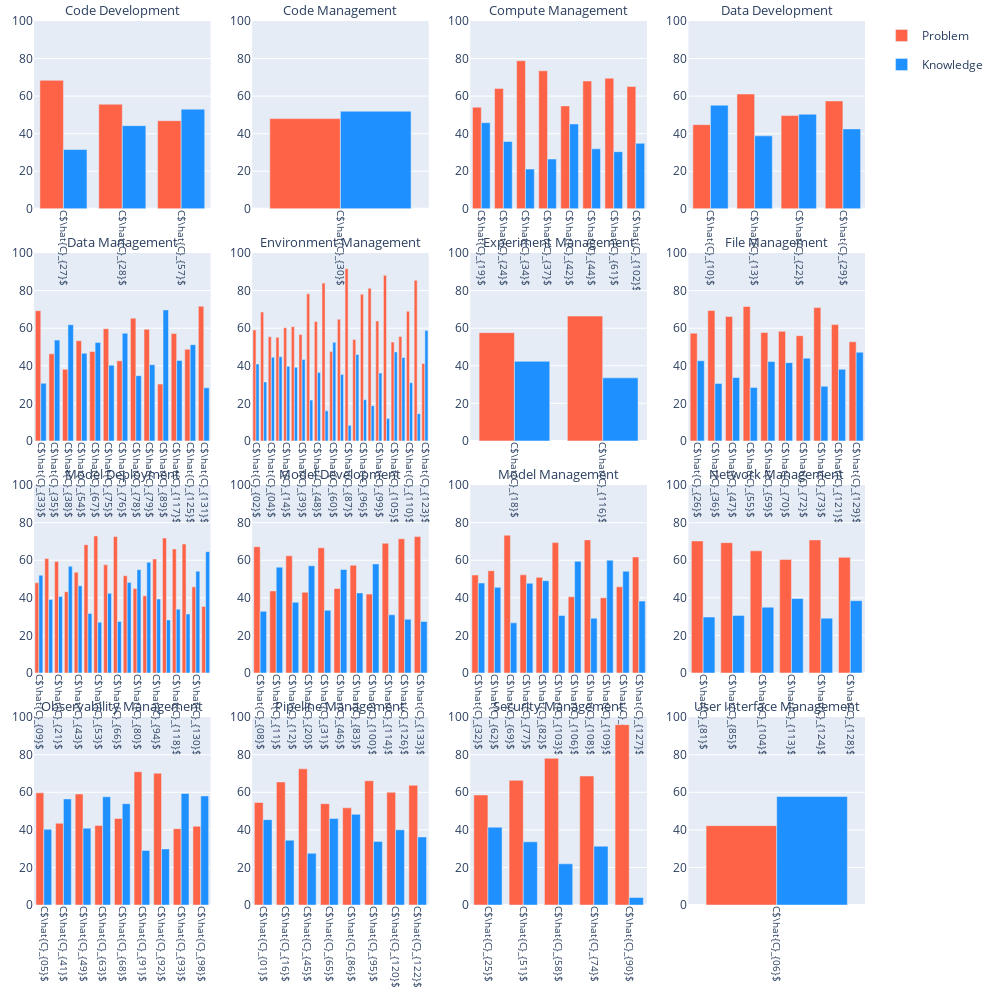

Notebook cell for this chart:
### Code cell
df = pd.read_json(os.path.join(path_rq12, 'macro-topics.json'))

color_map = {
    'Problem': 'tomato',
    'Knowledge': 'dodgerblue',
}
rows = cols = math.ceil(math.sqrt(df['Challenge_topic_macro'].nunique()))
fig = make_subplots(rows=rows, cols=cols, horizontal_spacing=0.05, vertical_spacing=0.05, subplot_titles=[macro_topic_indexing[i] for i in sorted(df['Challenge_topic_macro'].unique())])

for macro_name, macro_group in df.groupby('Challenge_topic_macro', sort=True):
    categories = []
    frequency_p = []
    frequency_k = [] 
    
    for name, group in macro_group.groupby('Challenge_topic'):
        name = r'$\hat{C}_{0' + str(name+1) + '}$' if name < 9 else r'$\hat{C}_{' + str(name+1) + '}$'
        categories.append(f'C{name}')
        frequency_p.append(len(group[group['Challenge_type'] == 'problem'])/len(group)*100)
        frequency_k.append(len(group[group['Challenge_type'] == 'knowledge'])/len(group)*100)
    
    row = macro_name // rows + 1
    col = macro_name % cols + 1
    show_legend = True if macro_name == 0 else False
    
    fig.add_trace(go.Bar(
        name='Problem', 
        x=categories, 
        y=frequency_p, 
        legendgroup='Problem', 
        marker_color=color_map['Problem'],
        showlegend=show_legend
    ), row=row, col=col)
    fig.add_trace(go.Bar(
        name='Knowledge', 
        x=categories, 
        y=frequency_k, 
        legendgroup='Knowledge', 
        marker_color=color_map['Knowledge'],
        showlegend=show_legend
    ), row=row, col=col)
    fig.update_xaxes(
        tickangle=90, 
        tickfont=dict(size=10), 
        row=row, 
        col=col
    )

fig.update_yaxes(range=[0, 100])
fig.update_layout(
    barmode='group',
    width=1000, 
    height=1000,
    margin=go.layout.Margin(
        l=20,  # left margin
        r=20,  # right margin
        b=20,  # bottom margin
        t=20,  # top margin
    )
)
fig.update_annotations(dict(font_size=13))
fig.show()
# fig.write_image(os.path.join(path_rq12, 'Macro-topics group frequency histogram.pdf'))

### Figure 1 — Plotly figure (JSON) as saved in the notebook; plotly's stock layout.template omitted (floating-point values rounded to 4 significant figures)
{"data": [{"legendgroup": "Problem", "marker": {"color": "tomato"}, "name": "Problem", "showlegend": true, "type": "bar", "x": ["C$\\hat{C}_{27}$", "C$\\hat{C}_{28}$", "C$\\hat{C}_{57}$"], "xaxis": "x", "y": [68.42, 55.71, 46.94], "yaxis": "y"}, {"legendgroup": "Knowledge", "marker": {"color": "dodgerblue"}, "name": "Knowledge", "showlegend": true, "type": "bar", "x": ["C$\\hat{C}_{27}$", "C$\\hat{C}_{28}$", "C$\\hat{C}_{57}$"], "xaxis": "x", "y": [31.58, 44.29, 53.06], "yaxis": "y"}, {"legendgroup": "Problem", "marker": {"color": "tomato"}, "name": "Problem", "showlegend": false, "type": "bar", "x": ["C$\\hat{C}_{30}$"], "xaxis": "x2", "y": [48.04], "yaxis": "y2"}, {"legendgroup": "Knowledge", "marker": {"color": "dodgerblue"}, "name": "Knowledge", "showlegend": false, "type": "bar", "x": ["C$\\hat{C}_{30}$"], "xaxis": "x2", "y": [51.96], "yaxis": "y2"}, {"legendgroup": "Problem", "marker": {"color": "tomato"}, "name": "Problem", "showlegend": false, "type": "bar", "x": ["C$\\hat{C}_{19}$", "C$\\hat{C}_{24}$", "C$\\hat{C}_{34}$", "C$\\hat{C}_{37}$", "C$\\hat{C}_{42}$", "C$\\hat{C}_{44}$", "C$\\hat{C}_{61}$", "C$\\hat{C}_{102}$"], "xaxis": "x3", "y": [54.14, 64.12, 78.85, 73.5, 54.81, 68.06, 69.57, 65.12], "yaxis": "y3"}, {"legendgroup": "Knowledge", "marker": {"color": "dodgerblue"}, "name": "Knowledge", "showlegend": false, "type": "bar", "x": ["C$\\hat{C}_{19}$", "C$\\hat{C}_{24}$", "C$\\hat{C}_{34}$", "C$\\hat{C}_{37}$", "C$\\hat{C}_{42}$", "C$\\hat{C}_{44}$", "C$\\hat{C}_{61}$", "C$\\hat{C}_{102}$"], "xaxis": "x3", "y": [45.86, 35.88, 21.15, 26.5, 45.19, 31.94, 30.43, 34.88], "yaxis": "y3"}, {"legendgroup": "Problem", "marker": {"color": "tomato"}, "name": "Problem", "showlegend": false, "type": "bar", "x": ["C$\\hat{C}_{10}$", "C$\\hat{C}_{13}$", "C$\\hat{C}_{22}$", "C$\\hat{C}_{29}$"], "xaxis": "x4", "y": [44.83, 61.15, 49.65, 57.45], "yaxis": "y4"}, {"legendgroup": "Knowledge", "marker": {"color": "dodgerblue"}, "name": "Knowledge", "showlegend": false, "type": "bar", "x": ["C$\\hat{C}_{10}$", "C$\\hat{C}_{13}$", "C$\\hat{C}_{22}$", "C$\\hat{C}_{29}$"], "xaxis": "x4", "y": [55.17, 38.85, 50.35, 42.55], "yaxis": "y4"}, {"legendgroup": "Problem", "marker": {"color": "tomato"}, "name": "Problem", "showlegend": false, "type": "bar", "x": ["C$\\hat{C}_{33}$", "C$\\hat{C}_{35}$", "C$\\hat{C}_{38}$", "C$\\hat{C}_{54}$", "C$\\hat{C}_{67}$", "C$\\hat{C}_{75}$", "C$\\hat{C}_{76}$", "C$\\hat{C}_{78}$", "C$\\hat{C}_{79}$", "C$\\hat{C}_{89}$", "C$\\hat{C}_{117}$", "C$\\hat{C}_{125}$", "C$\\hat{C}_{131}$"], "xaxis": "x5", "y": [69.32, 46.34, 38.14, 53.33, 47.62, 59.72, 42.68, 65.28, 59.42, 30.26, 57.14, 48.78, 71.74], "yaxis": "y5"}, {"legendgroup": "Knowledge", "marker": {"color": "dodgerblue"}, "name": "Knowledge", "showlegend": false, "type": "bar", "x": ["C$\\hat{C}_{33}$", "C$\\hat{C}_{35}$", "C$\\hat{C}_{38}$", "C$\\hat{C}_{54}$", "C$\\hat{C}_{67}$", "C$\\hat{C}_{75}$", "C$\\hat{C}_{76}$", "C$\\hat{C}_{78}$", "C$\\hat{C}_{79}$", "C$\\hat{C}_{89}$", "C$\\hat{C}_{117}$", "C$\\hat{C}_{125}$", "C$\\hat{C}_{131}$"], "xaxis": "x5", "y": [30.68, 53.66, 61.86, 46.67, 52.38, 40.28, 57.32, 34.72, 40.58, 69.74, 42.86, 51.22, 28.26], "yaxis": "y5"}, {"legendgroup": "Problem", "marker": {"color": "tomato"}, "name": "Problem", "showlegend": false, "type": "bar", "x": ["C$\\hat{C}_{02}$", "C$\\hat{C}_{03}$", "C$\\hat{C}_{04}$", "C$\\hat{C}_{07}$", "C$\\hat{C}_{14}$", "C$\\hat{C}_{15}$", "C$\\hat{C}_{39}$", "C$\\hat{C}_{40}$", "C$\\hat{C}_{48}$", "C$\\hat{C}_{52}$", "C$\\hat{C}_{60}$", "C$\\hat{C}_{64}$", "C$\\hat{C}_{87}$", "C$\\hat{C}_{88}$", "C$\\hat{C}_{96}$", "C$\\hat{C}_{97}$", "C$\\hat{C}_{99}$", "C$\\hat{C}_{101}$", "C$\\hat{C}_{105}$", "C$\\hat{C}_{107}$", "C$\\hat{C}_{110}$", "C$\\hat{C}_{115}$", "C$\\hat{C}_{123}$"], "xaxis": "x6", "y": [59.06, 68.61, 55.45, 55.19, 60.26, 60.82, 56.64, 78.29, 63.54, 84, 47.54, 64.71, 91.67, 54, 78.08, 81.25, 63.86, 88.14, 52.63, 55.56, 69.05, 85.48, 41.18], "yaxis": "y6"}, {"legendgroup": "Knowledge", "marker": {"color": "dodgerblue"}, "name": "Knowledge", "showlegend": false, "type": "bar", "x": ["C$\\hat{C}_{02}$", "C$\\hat{C}_{03}$", "C$\\hat{C}_{04}$", "C$\\hat{C}_{07}$", "C$\\hat{C}_{14}$", "C$\\hat{C}_{15}$", "C$\\hat{C}_{39}$", "C$\\hat{C}_{40}$", "C$\\hat{C}_{48}$", "C$\\hat{C}_{52}$", "C$\\hat{C}_{60}$", "C$\\hat{C}_{64}$", "C$\\hat{C}_{87}$", "C$\\hat{C}_{88}$", "C$\\hat{C}_{96}$", "C$\\hat{C}_{97}$", "C$\\hat{C}_{99}$", "C$\\hat{C}_{101}$", "C$\\hat{C}_{105}$", "C$\\hat{C}_{107}$", "C$\\hat{C}_{110}$", "C$\\hat{C}_{115}$", "C$\\hat{C}_{123}$"], "xaxis": "x6", "y": [40.94, 31.39, 44.55, 44.81, 39.74, 39.18, 43.36, 21.71, 36.46, 16, 52.46, 35.29, 8.333, 46, 21.92, 18.75, 36.14, 11.86, 47.37, 44.44, 30.95, 14.52, 58.82], "yaxis": "y6"}, {"legendgroup": "Problem", "marker": {"color": "tomato"}, "name": "Problem", "showlegend": false, "type": "bar", "x": ["C$\\hat{C}_{18}$", "C$\\hat{C}_{116}$"], "xaxis": "x7", "y": [57.64, 66.43], "yaxis": "y7"}, {"legendgroup": "Knowledge", "marker": {"color": "dodgerblue"}, "name": "Knowledge", "showlegend": false, "type": "bar", "x": ["C$\\hat{C}_{18}$", "C$\\hat{C}_{116}$"], "xaxis": "x7", "y": [42.36, 33.57], "yaxis": "y7"}, {"legendgroup": "Problem", "marker": {"color": "tomato"}, "name": "Problem", "showlegend": false, "type": "bar", "x": ["C$\\hat{C}_{26}$", "C$\\hat{C}_{36}$", "C$\\hat{C}_{47}$", "C$\\hat{C}_{55}$", "C$\\hat{C}_{59}$", "C$\\hat{C}_{70}$", "C$\\hat{C}_{72}$", "C$\\hat{C}_{73}$", "C$\\hat{C}_{121}$", "C$\\hat{C}_{129}$"], "xaxis": "x8", "y": [57.35, 69.4, 66.27, 71.54, 57.72, 58.33, 56.0, 70.97, 61.9, 52.78], "yaxis": "y8"}, {"legendgroup": "Knowledge", "marker": {"color": "dodgerblue"}, "name": "Knowledge", "showlegend": false, "type": "bar", "x": ["C$\\hat{C}_{26}$", "C$\\hat{C}_{36}$", "C$\\hat{C}_{47}$", "C$\\hat{C}_{55}$", "C$\\hat{C}_{59}$", "C$\\hat{C}_{70}$", "C$\\hat{C}_{72}$", "C$\\hat{C}_{73}$", "C$\\hat{C}_{121}$", "C$\\hat{C}_{129}$"], "xaxis": "x8", "y": [42.65, 30.6, 33.73, 28.46, 42.28, 41.67, 44, 29.03, 38.1, 47.22], "yaxis": "y8"}, {"legendgroup": "Problem", "marker": {"color": "tomato"}, "name": "Problem", "showlegend": false, "type": "bar", "x": ["C$\\hat{C}_{09}$", "C$\\hat{C}_{17}$", "C$\\hat{C}_{21}$", "C$\\hat{C}_{23}$", "C$\\hat{C}_{43}$", "C$\\hat{C}_{50}$", "C$\\hat{C}_{53}$", "C$\\hat{C}_{56}$", "C$\\hat{C}_{66}$", "C$\\hat{C}_{71}$", "C$\\hat{C}_{80}$", "C$\\hat{C}_{84}$", "C$\\hat{C}_{94}$", "C$\\hat{C}_{111}$", "C$\\hat{C}_{118}$", "C$\\hat{C}_{119}$", "C$\\hat{C}_{130}$", "C$\\hat{C}_{132}$"], "xaxis": "x9", "y": [48, 60.9, 59.31, 43.24, 53.61, 68.29, 72.95, 57.58, 72.6, 51.79, 45, 41.1, 60.66, 71.79, 66.04, 68.63, 45.83, 35.42], "yaxis": "y9"}, {"legendgroup": "Knowledge", "marker": {"color": "dodgerblue"}, "name": "Knowledge", "showlegend": false, "type": "bar", "x": ["C$\\hat{C}_{09}$", "C$\\hat{C}_{17}$", "C$\\hat{C}_{21}$", "C$\\hat{C}_{23}$", "C$\\hat{C}_{43}$", "C$\\hat{C}_{50}$", "C$\\hat{C}_{53}$", "C$\\hat{C}_{56}$", "C$\\hat{C}_{66}$", "C$\\hat{C}_{71}$", "C$\\hat{C}_{80}$", "C$\\hat{C}_{84}$", "C$\\hat{C}_{94}$", "C$\\hat{C}_{111}$", "C$\\hat{C}_{118}$", "C$\\hat{C}_{119}$", "C$\\hat{C}_{130}$", "C$\\hat{C}_{132}$"], "xaxis": "x9", "y": [52, 39.1, 40.69, 56.76, 46.39, 31.71, 27.05, 42.42, 27.4, 48.21, 55.0, 58.9, 39.34, 28.21, 33.96, 31.37, 54.17, 64.58], "yaxis": "y9"}, {"legendgroup": "Problem", "marker": {"color": "tomato"}, "name": "Problem", "showlegend": false, "type": "bar", "x": ["C$\\hat{C}_{08}$", "C$\\hat{C}_{11}$", "C$\\hat{C}_{12}$", "C$\\hat{C}_{20}$", "C$\\hat{C}_{31}$", "C$\\hat{C}_{46}$", "C$\\hat{C}_{83}$", "C$\\hat{C}_{100}$", "C$\\hat{C}_{114}$", "C$\\hat{C}_{126}$", "C$\\hat{C}_{133}$"], "xaxis": "x10", "y": [67.21, 43.68, 62.35, 42.95, 66.67, 44.94, 57.38, 41.98, 69.05, 71.43, 72.58], "yaxis": "y10"}, {"legendgroup": "Knowledge", "marker": {"color": "dodgerblue"}, "name": "Knowledge", "showlegend": false, "type": "bar", "x": ["C$\\hat{C}_{08}$", "C$\\hat{C}_{11}$", "C$\\hat{C}_{12}$", "C$\\hat{C}_{20}$", "C$\\hat{C}_{31}$", "C$\\hat{C}_{46}$", "C$\\hat{C}_{83}$", "C$\\hat{C}_{100}$", "C$\\hat{C}_{114}$", "C$\\hat{C}_{126}$", "C$\\hat{C}_{133}$"], "xaxis": "x10", "y": [32.79, 56.32, 37.65, 57.05, 33.33, 55.06, 42.62, 58.02, 30.95, 28.57, 27.42], "yaxis": "y10"}, {"legendgroup": "Problem", "marker": {"color": "tomato"}, "name": "Problem", "showlegend": false, "type": "bar", "x": ["C$\\hat{C}_{32}$", "C$\\hat{C}_{62}$", "C$\\hat{C}_{69}$", "C$\\hat{C}_{77}$", "C$\\hat{C}_{82}$", "C$\\hat{C}_{103}$", "C$\\hat{C}_{106}$", "C$\\hat{C}_{108}$", "C$\\hat{C}_{109}$", "C$\\hat{C}_{112}$", "C$\\hat{C}_{127}$"], "xaxis": "x11", "y": [52.14, 54.43, 73.33, 52.24, 50.9, 69.39, 40.54, 70.83, 40, 45.83, 61.76], "yaxis": "y11"}, {"legendgroup": "Knowledge", "marker": {"color": "dodgerblue"}, "name": "Knowledge", "showlegend": false, "type": "bar", "x": ["C$\\hat{C}_{32}$", "C$\\hat{C}_{62}$", "C$\\hat{C}_{69}$", "C$\\hat{C}_{77}$", "C$\\hat{C}_{82}$", "C$\\hat{C}_{103}$", "C$\\hat{C}_{106}$", "C$\\hat{C}_{108}$", "C$\\hat{C}_{109}$", "C$\\hat{C}_{112}$", "C$\\hat{C}_{127}$"], "xaxis": "x11", "y": [47.86, 45.57, 26.67, 47.76, 49.1, 30.61, 59.46, 29.17, 60, 54.17, 38.24], "yaxis": "y11"}, {"legendgroup": "Problem", "marker": {"color": "tomato"}, "name": "Problem", "showlegend": false, "type": "bar", "x": ["C$\\hat{C}_{81}$", "C$\\hat{C}_{85}$", "C$\\hat{C}_{104}$", "C$\\hat{C}_{113}$", "C$\\hat{C}_{124}$", "C$\\hat{C}_{128}$"], "xaxis": "x12", "y": [70.27, 69.37, 65, 60.38, 70.83, 61.54], "yaxis": "y12"}, {"legendgroup": "Knowledge", "marker": {"color": "dodgerblue"}, "name": "Knowledge", "showlegend": false, "type": "bar", "x": ["C$\\hat{C}_{81}$", "C$\\hat{C}_{85}$", "C$\\hat{C}_{104}$", "C$\\hat{C}_{113}$", "C$\\hat{C}_{124}$", "C$\\hat{C}_{128}$"], "xaxis": "x12", "y": [29.73, 30.63, 35, 39.62, 29.17, 38.46], "yaxis": "y12"}, {"legendgroup": "Problem", "marker": {"color": "tomato"}, "name": "Problem", "showlegend": false, "type": "bar", "x": ["C$\\hat{C}_{05}$", "C$\\hat{C}_{41}$", "C$\\hat{C}_{49}$", "C$\\hat{C}_{63}$", "C$\\hat{C}_{68}$", "C$\\hat{C}_{91}$", "C$\\hat{C}_{92}$", "C$\\hat{C}_{93}$", "C$\\hat{C}_{98}$"], "xaxis": "x13", "y": [59.7, 43.52, 59.09, 42.37, 46.05, 70.97, 70.15, 40.62, 41.94], "yaxis": "y13"}, {"legendgroup": "Knowledge", "marker": {"color": "dodgerblue"}, "name": "Knowledge", "showlegend": false, "type": "bar", "x": ["C$\\hat{C}_{05}$", "C$\\hat{C}_{41}$", "C$\\hat{C}_{49}$", "C$\\hat{C}_{63}$", "C$\\hat{C}_{68}$", "C$\\hat{C}_{91}$", "C$\\hat{C}_{92}$", "C$\\hat{C}_{93}$", "C$\\hat{C}_{98}$"], "xaxis": "x13", "y": [40.3, 56.48, 40.91, 57.63, 53.95, 29.03, 29.85, 59.38, 58.06], "yaxis": "y13"}, {"legendgroup": "Problem", "marker": {"color": "tomato"}, "name": "Problem", "showlegend": false, "type": "bar", "x": ["C$\\hat{C}_{01}$", "C$\\hat{C}_{16}$", "C$\\hat{C}_{45}$", "C$\\hat{C}_{65}$", "C$\\hat{C}_{86}$", "C$\\hat{C}_{95}$", "C$\\hat{C}_{120}$", "C$\\hat{C}_{122}$"], "xaxis": "x14", "y": [54.56, 65.49, 72.48, 53.95, 51.72, 66.15, 60, 63.77], "yaxis": "y14"}, {"legendgroup": "Knowledge", "marker": {"color": "dodgerblue"}, "name": "Knowledge", "showlegend": false, "type": "bar", "x": ["C$\\hat{C}_{01}$", "C$\\hat{C}_{16}$", "C$\\hat{C}_{45}$", "C$\\hat{C}_{65}$", "C$\\hat{C}_{86}$", "C$\\hat{C}_{95}$", "C$\\hat{C}_{120}$", "C$\\hat{C}_{122}$"], "xaxis": "x14", "y": [45.44, 34.51, 27.52, 46.05, 48.28, 33.85, 40, 36.23], "yaxis": "y14"}, {"legendgroup": "Problem", "marker": {"color": "tomato"}, "name": "Problem", "showlegend": false, "type": "bar", "x": ["C$\\hat{C}_{25}$", "C$\\hat{C}_{51}$", "C$\\hat{C}_{58}$", "C$\\hat{C}_{74}$", "C$\\hat{C}_{90}$"], "xaxis": "x15", "y": [58.59, 66.36, 78.08, 68.67, 96], "yaxis": "y15"}, {"legendgroup": "Knowledge", "marker": {"color": "dodgerblue"}, "name": "Knowledge", "showlegend": false, "type": "bar", "x": ["C$\\hat{C}_{25}$", "C$\\hat{C}_{51}$", "C$\\hat{C}_{58}$", "C$\\hat{C}_{74}$", "C$\\hat{C}_{90}$"], "xaxis": "x15", "y": [41.41, 33.64, 21.92, 31.33, 4], "yaxis": "y15"}, {"legendgroup": "Problem", "marker": {"color": "tomato"}, "name": "Problem", "showlegend": false, "type": "bar", "x": ["C$\\hat{C}_{06}$"], "xaxis": "x16", "y": [42.25], "yaxis": "y16"}, {"legendgroup": "Knowledge", "marker": {"color": "dodgerblue"}, "name": "Knowledge", "showlegend": false, "type": "bar", "x": ["C$\\hat{C}_{06}$"], "xaxis": "x16", "y": [57.75], "yaxis": "y16"}], "layout": {"annotations": [{"font": {"size": 13}, "showarrow": false, "text": "Code Development", "x": 0.1062, "xanchor": "center", "xref": "paper", "y": 1, "yanchor": "bottom", "yref": "paper"}, {"font": {"size": 13}, "showarrow": false, "text": "Code Management", "x": 0.3688, "xanchor": "center", "xref": "paper", "y": 1, "yanchor": "bottom", "yref": "paper"}, {"font": {"size": 13}, "showarrow": false, "text": "Compute Management", "x": 0.6313, "xanchor": "center", "xref": "paper", "y": 1, "yanchor": "bottom", "yref": "paper"}, {"font": {"size": 13}, "showarrow": false, "text": "Data Development", "x": 0.8938, "xanchor": "center", "xref": "paper", "y": 1, "yanchor": "bottom", "yref": "paper"}, {"font": {"size": 13}, "showarrow": false, "text": "Data Management", "x": 0.1062, "xanchor": "center", "xref": "paper", "y": 0.7375, "yanchor": "bottom", "yref": "paper"}, {"font": {"size": 13}, "showarrow": false, "text": "Environment Management", "x": 0.3688, "xanchor": "center", "xref": "paper", "y": 0.7375, "yanchor": "bottom", "yref": "paper"}, {"font": {"size": 13}, "showarrow": false, "text": "Experiment Management", "x": 0.6313, "xanchor": "center", "xref": "paper", "y": 0.7375, "yanchor": "bottom", "yref": "paper"}, {"font": {"size": 13}, "showarrow": false, "text": "File Management", "x": 0.8938, "xanchor": "center", "xref": "paper", "y": 0.7375, "yanchor": "bottom", "yref": "paper"}, {"font": {"size": 13}, "showarrow": false, "text": "Model Deployment", "x": 0.1062, "xanchor": "center", "xref": "paper", "y": 0.475, "yanchor": "bottom", "yref": "paper"}, {"font": {"size": 13}, "showarrow": false, "text": "Model Development", "x": 0.3688, "xanchor": "center", "xref": "paper", "y": 0.475, "yanchor": "bottom", "yref": "paper"}, {"font": {"size": 13}, "showarrow": false, "text": "Model Management", "x": 0.6313, "xanchor": "center", "xref": "paper", "y": 0.475, "yanchor": "bottom", "yref": "paper"}, {"font": {"size": 13}, "showarrow": false, "text": "Network Management", "x": 0.8938, "xanchor": "center", "xref": "paper", "y": 0.475, "yanchor": "bottom", "yref": "paper"}, {"font": {"size": 13}, "showarrow": false, "text": "Observability Management", "x": 0.1062, "xanchor": "center", "xref": "paper", "y": 0.2125, "yanchor": "bottom", "yref": "paper"}, {"font": {"size": 13}, "showarrow": false, "text": "Pipeline Management", "x": 0.3688, "xanchor": "center", "xref": "paper", "y": 0.2125, "yanchor": "bottom", "yref": "paper"}, {"font": {"size": 13}, "showarrow": false, "text": "Security Management", "x": 0.6313, "xanchor": "center", "xref": "paper", "y": 0.2125, "yanchor": "bottom", "yref": "paper"}, {"font": {"size": 13}, "showarrow": false, "text": "User Interface Management", "x": 0.8938, "xanchor": "center", "xref": "paper", "y": 0.2125, "yanchor": "bottom", "yref": "paper"}], "barmode": "group", "height": 1000, "margin": {"b": 20, "l": 20, "r": 20, "t": 20}, "width": 1000, "xaxis": {"anchor": "y", "domain": [0, 0.2125], "tickangle": 90, "tickfont": {"size": 10}}, "xaxis10": {"anchor": "y10", "domain": [0.2625, 0.475], "tickangle": 90, "tickfont": {"size": 10}}, "xaxis11": {"anchor": "y11", "domain": [0.525, 0.7375], "tickangle": 90, "tickfont": {"size": 10}}, "xaxis12": {"anchor": "y12", "domain": [0.7875, 1], "tickangle": 90, "tickfont": {"size": 10}}, "xaxis13": {"anchor": "y13", "domain": [0, 0.2125], "tickangle": 90, "tickfont": {"size": 10}}, "xaxis14": {"anchor": "y14", "domain": [0.2625, 0.475], "tickangle": 90, "tickfont": {"size": 10}}, "xaxis15": {"anchor": "y15", "domain": [0.525, 0.7375], "tickangle": 90, "tickfont": {"size": 10}}, "xaxis16": {"anchor": "y16", "domain": [0.7875, 1], "tickangle": 90, "tickfont": {"size": 10}}, "xaxis2": {"anchor": "y2", "domain": [0.2625, 0.475], "tickangle": 90, "tickfont": {"size": 10}}, "xaxis3": {"anchor": "y3", "domain": [0.525, 0.7375], "tickangle": 90, "tickfont": {"size": 10}}, "xaxis4": {"anchor": "y4", "domain": [0.7875, 1], "tickangle": 90, "tickfont": {"size": 10}}, "xaxis5": {"anchor": "y5", "domain": [0, 0.2125], "tickangle": 90, "tickfont": {"size": 10}}, "xaxis6": {"anchor": "y6", "domain": [0.2625, 0.475], "tickangle": 90, "tickfont": {"size": 10}}, "xaxis7": {"anchor": "y7", "domain": [0.525, 0.7375], "tickangle": 90, "tickfont": {"size": 10}}, "xaxis8": {"anchor": "y8", "domain": [0.7875, 1], "tickangle": 90, "tickfont": {"size": 10}}, "xaxis9": {"anchor": "y9", "domain": [0, 0.2125], "tickangle": 90, "tickfont": {"size": 10}}, "yaxis": {"anchor": "x", "domain": [0.7875, 1], "range": [0, 100]}, "yaxis10": {"anchor": "x10", "domain": [0.2625, 0.475], "range": [0, 100]}, "yaxis11": {"anchor": "x11", "domain": [0.2625, 0.475], "range": [0, 100]}, "yaxis12": {"anchor": "x12", "domain": [0.2625, 0.475], "range": [0, 100]}, "yaxis13": {"anchor": "x13", "domain": [0, 0.2125], "range": [0, 100]}, "yaxis14": {"anchor": "x14", "domain": [0, 0.2125], "range": [0, 100]}, "yaxis15": {"anchor": "x15", "domain": [0, 0.2125], "range": [0, 100]}, "yaxis16": {"anchor": "x16", "domain": [0, 0.2125], "range": [0, 100]}, "yaxis2": {"anchor": "x2", "domain": [0.7875, 1], "range": [0, 100]}, "yaxis3": {"anchor": "x3", "domain": [0.7875, 1], "range": [0, 100]}, "yaxis4": {"anchor": "x4", "domain": [0.7875, 1], "range": [0, 100]}, "yaxis5": {"anchor": "x5", "domain": [0.525, 0.7375], "range": [0, 100]}, "yaxis6": {"anchor": "x6", "domain": [0.525, 0.7375], "range": [0, 100]}, "yaxis7": {"anchor": "x7", "domain": [0.525, 0.7375], "range": [0, 100]}, "yaxis8": {"anchor": "x8", "domain": [0.525, 0.7375], "range": [0, 100]}, "yaxis9": {"anchor": "x9", "domain": [0.2625, 0.475], "range": [0, 100]}}}
